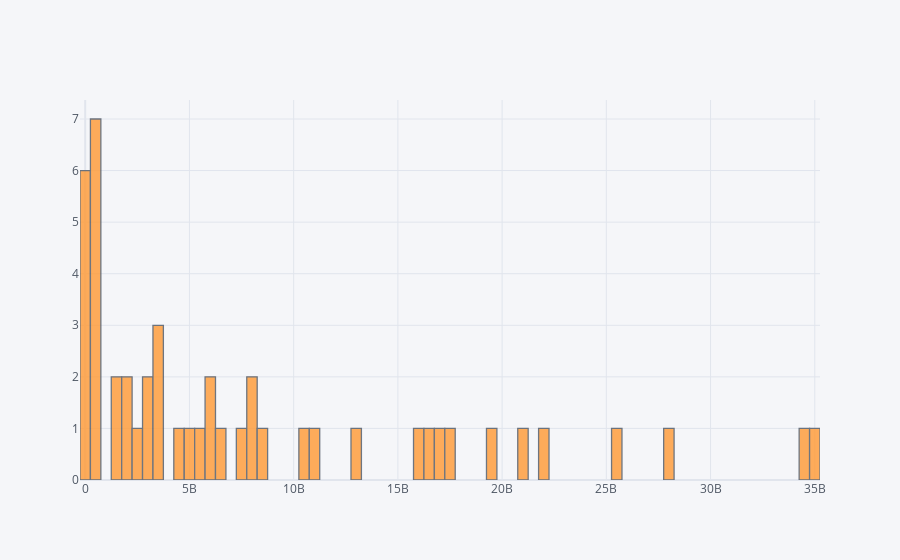

Notebook source saved alongside this figure:
### Code cell
df_test_mini[df_test_mini['배정예산'] < df_test_mini['배정예산'].quantile(0.95)].iplot(kind = 'hist',bins = 100)
# 정규분포를 따르지 않음을 볼 수 있다.

### Figure 1 — Plotly figure (JSON) as saved in the notebook; plotly's stock layout.template omitted (floating-point values rounded to 4 significant figures)
{"data": [{"histfunc": "count", "histnorm": "", "marker": {"color": "rgba(255, 153, 51, 1.0)", "line": {"color": "#4D5663", "width": 1.3}}, "name": "배정예산", "nbinsx": 100, "opacity": 0.8, "orientation": "v", "type": "histogram", "x": [3389869047, 7702885197, 25274736216, 6724843232, 6213574335, 8474800384, 34720930578, 28167953744, 34800611656, 21857845358, 13017961389, 20775722434, 10696499042, 19619970669, 16569807746, 16813347301, 10978439956, 8235685357, 4320542035, 3405641582, 17660000000.0, 1741521670, 1884275889, 5986946248, 547745440, 5116666212, 2939227405, 2604310647, 483098964, 2898081301, 418418763, 148568000, 361641400, 15939749626, 2006759973, 525393370, 0, 0, 0, 266729100, 3417071536, 0, 0, 5628918506, 507364000, 8039277793, 1529625108]}], "layout": {"barmode": "overlay", "legend": {"bgcolor": "#F5F6F9", "font": {"color": "#4D5663"}}, "paper_bgcolor": "#F5F6F9", "plot_bgcolor": "#F5F6F9", "title": {"font": {"color": "#4D5663"}}, "xaxis": {"gridcolor": "#E1E5ED", "showgrid": true, "tickfont": {"color": "#4D5663"}, "title": {"font": {"color": "#4D5663"}, "text": ""}, "zerolinecolor": "#E1E5ED"}, "yaxis": {"gridcolor": "#E1E5ED", "showgrid": true, "tickfont": {"color": "#4D5663"}, "title": {"font": {"color": "#4D5663"}, "text": ""}, "zerolinecolor": "#E1E5ED"}}}
